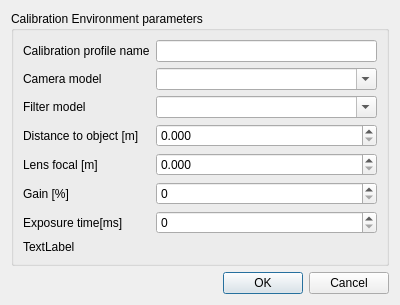
<?xml version="1.0" encoding="UTF-8"?>
<ui version="4.0">
 <class>InitialInfoDialog</class>
 <widget class="QDialog" name="InitialInfoDialog">
  <property name="geometry">
   <rect>
    <x>0</x>
    <y>0</y>
    <width>400</width>
    <height>300</height>
   </rect>
  </property>
  <property name="windowTitle">
   <string>Dialog</string>
  </property>
  <layout class="QGridLayout" name="gridLayout">
   <item row="2" column="0">
    <widget class="QDialogButtonBox" name="buttonBox">
     <property name="orientation">
      <enum>Qt::Horizontal</enum>
     </property>
     <property name="standardButtons">
      <set>QDialogButtonBox::Cancel|QDialogButtonBox::Ok</set>
     </property>
    </widget>
   </item>
   <item row="1" column="0">
    <widget class="QGroupBox" name="groupBox">
     <property name="title">
      <string>Calibration Environment parameters</string>
     </property>
     <layout class="QFormLayout" name="formLayout">
      <property name="fieldGrowthPolicy">
       <enum>QFormLayout::AllNonFixedFieldsGrow</enum>
      </property>
      <item row="1" column="0">
       <widget class="QLabel" name="Label_camera_model">
        <property name="text">
         <string>Camera model</string>
        </property>
       </widget>
      </item>
      <item row="1" column="1">
       <widget class="QComboBox" name="ComboBox_camera_model">
        <property name="editable">
         <bool>true</bool>
        </property>
       </widget>
      </item>
      <item row="2" column="0">
       <widget class="QLabel" name="Label_filter_trans_band">
        <property name="text">
         <string>Filter model</string>
        </property>
       </widget>
      </item>
      <item row="2" column="1">
       <widget class="QComboBox" name="ComboBox_filter_model">
        <property name="editable">
         <bool>true</bool>
        </property>
       </widget>
      </item>
      <item row="3" column="0">
       <widget class="QLabel" name="Label_distance">
        <property name="text">
         <string>Distance to object [m]</string>
        </property>
       </widget>
      </item>
      <item row="3" column="1">
       <widget class="QDoubleSpinBox" name="SpineBox_distance">
        <property name="decimals">
         <number>3</number>
        </property>
        <property name="singleStep">
         <double>0.001000000000000</double>
        </property>
       </widget>
      </item>
      <item row="4" column="0">
       <widget class="QLabel" name="Label_focal">
        <property name="text">
         <string>Lens focal [m]</string>
        </property>
       </widget>
      </item>
      <item row="4" column="1">
       <widget class="QDoubleSpinBox" name="Spinbox_focal">
        <property name="decimals">
         <number>3</number>
        </property>
        <property name="singleStep">
         <double>0.001000000000000</double>
        </property>
       </widget>
      </item>
      <item row="5" column="0">
       <widget class="QLabel" name="Label_gain">
        <property name="text">
         <string>Gain [%]</string>
        </property>
       </widget>
      </item>
      <item row="5" column="1">
       <widget class="QSpinBox" name="SpinBox_Gain"/>
      </item>
      <item row="6" column="0">
       <widget class="QLabel" name="Label_exposure">
        <property name="text">
         <string>Exposure time[ms]</string>
        </property>
       </widget>
      </item>
      <item row="6" column="1">
       <widget class="QSpinBox" name="SpinBox_Exposure"/>
      </item>
      <item row="7" column="0">
       <widget class="QLabel" name="TODO_remove_label">
        <property name="text">
         <string>TextLabel</string>
        </property>
       </widget>
      </item>
      <item row="0" column="0">
       <widget class="QLabel" name="Label_CalibrationProfileName">
        <property name="text">
         <string>Calibration profile name</string>
        </property>
       </widget>
      </item>
      <item row="0" column="1">
       <widget class="QLineEdit" name="Edit_calibrationProfileName"/>
      </item>
     </layout>
    </widget>
   </item>
  </layout>
 </widget>
 <resources/>
 <connections>
  <connection>
   <sender>buttonBox</sender>
   <signal>accepted()</signal>
   <receiver>InitialInfoDialog</receiver>
   <slot>accept()</slot>
   <hints>
    <hint type="sourcelabel">
     <x>248</x>
     <y>254</y>
    </hint>
    <hint type="destinationlabel">
     <x>157</x>
     <y>274</y>
    </hint>
   </hints>
  </connection>
  <connection>
   <sender>buttonBox</sender>
   <signal>rejected()</signal>
   <receiver>InitialInfoDialog</receiver>
   <slot>reject()</slot>
   <hints>
    <hint type="sourcelabel">
     <x>316</x>
     <y>260</y>
    </hint>
    <hint type="destinationlabel">
     <x>286</x>
     <y>274</y>
    </hint>
   </hints>
  </connection>
 </connections>
</ui>
